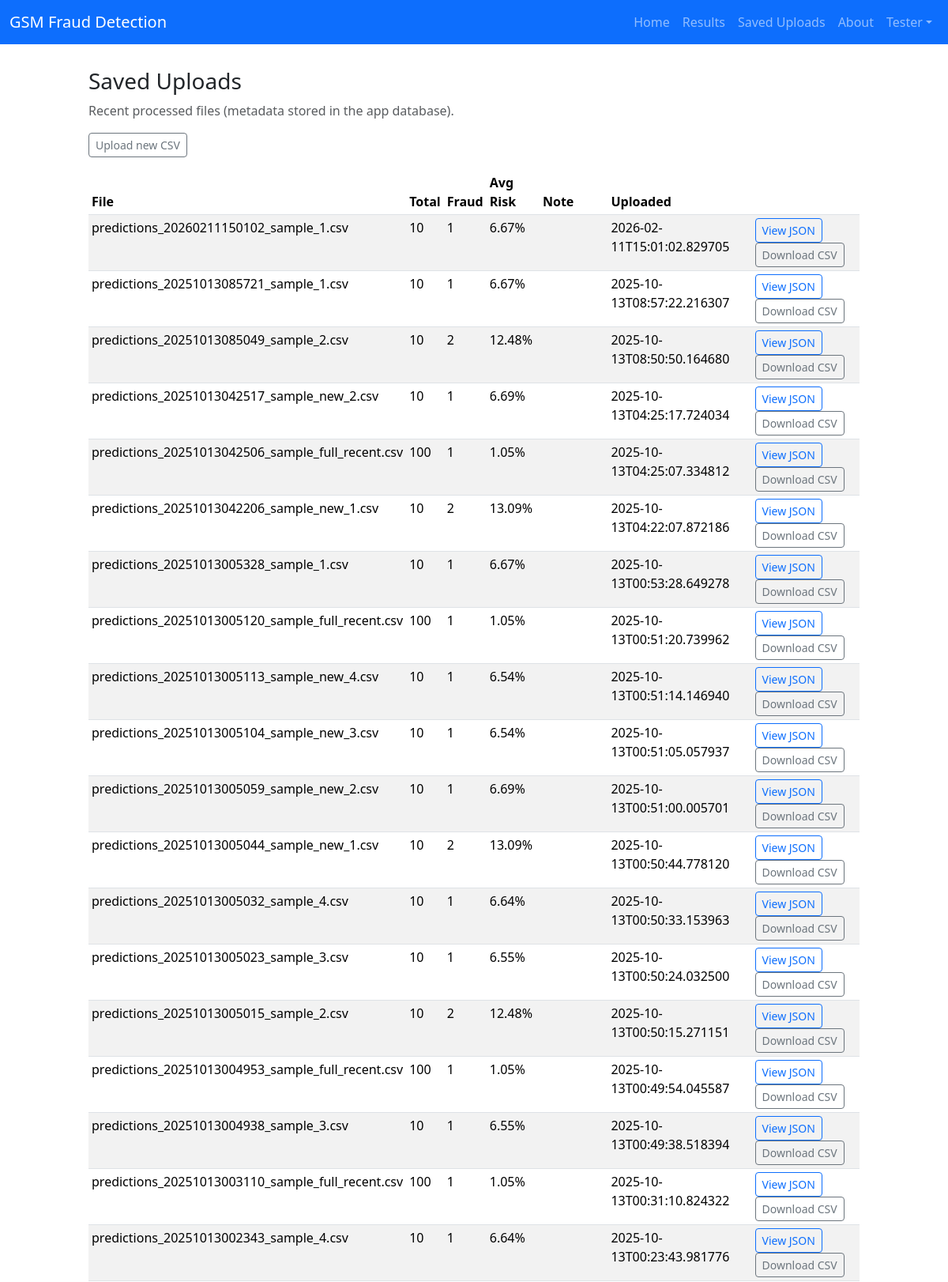
/uploads (signed in, upper part), run on the app's committed database.
### tables this page shows
CREATE TABLE users (
            id INTEGER PRIMARY KEY,
            email TEXT UNIQUE,
            password_hash TEXT,
            display_name TEXT,
            created_at TEXT
        );

CREATE TABLE uploads (
            id INTEGER PRIMARY KEY,
            results_file TEXT UNIQUE,
            save_path TEXT,
            total INTEGER,
            predicted_frauds INTEGER,
            legit_count INTEGER,
            avg_prob REAL,
            note TEXT,
            created_at TEXT
        );

### app.py (the view)
@app.route('/uploads')
def uploads_page():
    try:
        uploads = db_list_uploads(100)
    except Exception as e:
        uploads = []
        print('Warning: failed to list uploads:', e)
    return render_template('uploads.html', uploads=uploads)

### app.py (called while the page is built)
@app.before_request
def load_current_user():
    from flask import g
    g.user = None
    user_id = session.get('user_id')
    if user_id:
        try:
            g.user = get_user_by_id(user_id)
        except Exception:
            g.user = None

@app.context_processor
def inject_user():
    return {'current_user': g.get('user')}

### database.py (called while the page is built)
def get_conn():
    conn = sqlite3.connect(DB_PATH)
    conn.row_factory = sqlite3.Row
    return conn

def list_uploads(limit: int = 100):
    conn = get_conn()
    cur = conn.cursor()
    cur.execute('SELECT id, results_file, save_path, total, predicted_frauds, legit_count, avg_prob, note, created_at FROM uploads ORDER BY created_at DESC LIMIT ?', (limit,))
    rows = [dict(r) for r in cur.fetchall()]
    conn.close()
    return rows

def get_user_by_id(user_id: int):
    conn = get_conn()
    cur = conn.cursor()
    cur.execute('SELECT id, email, password_hash, display_name, created_at FROM users WHERE id = ?', (user_id,))
    r = cur.fetchone()
    conn.close()
    return dict(r) if r else None

### app/templates/uploads.html (shortened to what this page needs)
{% extends 'base.html' %}
{% block content %}
  <div class="py-3">
    <h3>Saved Uploads</h3>
    <p class="text-muted">Recent processed files (metadata stored in the app database).</p>
    <div class="mb-3">
      <a href="{{ url_for('home') }}" class="btn btn-outline-secondary btn-sm">Upload new CSV</a>
    </div>
    {% if uploads and uploads|length > 0 %}
      <div class="table-responsive">
        <table class="table table-sm table-striped">
          <thead>
            <tr>
              <th>File</th>
              <th>Total</th>
              <th>Fraud</th>
              <th>Avg Risk</th>
              <th>Note</th>
              <th>Uploaded</th>
              <th></th>
            </tr>
          </thead>
          <tbody>
            {% for u in uploads %}
              <tr>
                <td>{{ u.results_file }}</td>
                <td>{{ u.total }}</td>
                <td>{{ u.predicted_frauds }}</td>
                <td>{{ '%.2f'|format((u.avg_prob or 0) * 100) }}%</td>
                <td>{{ u.note or '' }}</td>
                <td>{{ u.created_at }}</td>
                <td>
                  <a href="{{ url_for('api_get_upload', results_file=u.results_file) }}" class="btn btn-sm btn-outline-primary">View JSON</a>
                  <a href="{{ url_for('download_upload', results_file=u.results_file) }}" class="btn btn-sm btn-outline-secondary">Download CSV</a>
                </td>
              </tr>
            {% endfor %}
          </tbody>
        </table>
      </div>
    {% else %}
      <p class="text-muted">No uploads recorded yet.</p>
    {% endif %}
  </div>
{% endblock %}

### app/templates/base.html (shortened to what this page needs)
<!doctype html>
<html lang="en">
  <head>
    <link href="https://cdn.jsdelivr.net/npm/bootstrap@5.3.2/dist/css/bootstrap.min.css" rel="stylesheet">
  </head>
  <body>
    <nav class="navbar navbar-expand-lg navbar-dark bg-primary fixed-top">
      <div class="container-fluid">
        <a class="navbar-brand" href="{{ url_for('home') }}">GSM Fraud Detection</a>
        <div class="collapse navbar-collapse" id="navbarNav">
          <ul class="navbar-nav ms-auto">
            <li class="nav-item"><a class="nav-link" href="{{ url_for('home') }}">Home</a></li>
            <li class="nav-item"><a class="nav-link" href="{{ url_for('results') }}?results_file=">Results</a></li>
            <li class="nav-item"><a class="nav-link" href="{{ url_for('uploads_page') }}">Saved Uploads</a></li>
            <li class="nav-item"><a class="nav-link" href="{{ url_for('home') }}#about">About</a></li>
            {% if current_user %}
              <li class="nav-item dropdown">
                <a class="nav-link dropdown-toggle" href="#" id="userMenu" role="button" data-bs-toggle="dropdown" aria-expanded="false">{{ current_user.display_name or current_user.email }}</a>
              </li>
            {% else %}
              <li class="nav-item"><a class="nav-link" href="{{ url_for('login') }}">Sign in</a></li>
              <li class="nav-item"><a class="nav-link" href="{{ url_for('register') }}">Register</a></li>
            {% endif %}
          </ul>
        </div>
      </div>
    </nav>
    <main class="container container-narrow">
      {% block content %}{% endblock %}
    </main>
  </body>
</html>

### app/templates/base.html (style rules this page uses)
body { padding-top: 70px; }
.container-narrow { max-width: 1000px; }

### data on the page
users: display_name "Tester"
uploads: results_file "predictions_20260211150102_sample_1.csv", total "10", predicted_frauds "1", (u.avg_probor0)*100 "6.67", created_at "2026-02-11T15:01:02.829705"
uploads: results_file "predictions_20251013085721_sample_1.csv", total "10", predicted_frauds "1", (u.avg_probor0)*100 "6.67", created_at "2025-10-13T08:57:22.216307"
uploads: results_file "predictions_20251013085049_sample_2.csv", total "10", predicted_frauds "2", (u.avg_probor0)*100 "12.48", created_at "2025-10-13T08:50:50.164680"
uploads: results_file "predictions_20251013042517_sample_new_2.csv", total "10", predicted_frauds "1", (u.avg_probor0)*100 "6.69", created_at "2025-10-13T04:25:17.724034"
uploads: results_file "predictions_20251013042506_sample_full_recent.csv", total "100", predicted_frauds "1", (u.avg_probor0)*100 "1.05", created_at "2025-10-13T04:25:07.334812"
uploads: results_file "predictions_20251013042206_sample_new_1.csv", total "10", predicted_frauds "2", (u.avg_probor0)*100 "13.09", created_at "2025-10-13T04:22:07.872186"
uploads: results_file "predictions_20251013005328_sample_1.csv", total "10", predicted_frauds "1", (u.avg_probor0)*100 "6.67", created_at "2025-10-13T00:53:28.649278"
uploads: results_file "predictions_20251013005120_sample_full_recent.csv", total "100", predicted_frauds "1", (u.avg_probor0)*100 "1.05", created_at "2025-10-13T00:51:20.739962"
uploads: results_file "predictions_20251013005113_sample_new_4.csv", total "10", predicted_frauds "1", (u.avg_probor0)*100 "6.54", created_at "2025-10-13T00:51:14.146940"
uploads: results_file "predictions_20251013005104_sample_new_3.csv", total "10", predicted_frauds "1", (u.avg_probor0)*100 "6.54", created_at "2025-10-13T00:51:05.057937"
uploads: results_file "predictions_20251013005059_sample_new_2.csv", total "10", predicted_frauds "1", (u.avg_probor0)*100 "6.69", created_at "2025-10-13T00:51:00.005701"
uploads: results_file "predictions_20251013005044_sample_new_1.csv", total "10", predicted_frauds "2", (u.avg_probor0)*100 "13.09", created_at "2025-10-13T00:50:44.778120"
uploads: results_file "predictions_20251013005032_sample_4.csv", total "10", predicted_frauds "1", (u.avg_probor0)*100 "6.64", created_at "2025-10-13T00:50:33.153963"
uploads: results_file "predictions_20251013005023_sample_3.csv", total "10", predicted_frauds "1", (u.avg_probor0)*100 "6.55", created_at "2025-10-13T00:50:24.032500"
uploads: results_file "predictions_20251013005015_sample_2.csv", total "10", predicted_frauds "2", (u.avg_probor0)*100 "12.48", created_at "2025-10-13T00:50:15.271151"
uploads: results_file "predictions_20251013004953_sample_full_recent.csv", total "100", predicted_frauds "1", (u.avg_probor0)*100 "1.05", created_at "2025-10-13T00:49:54.045587"
uploads: results_file "predictions_20251013004938_sample_3.csv", total "10", predicted_frauds "1", (u.avg_probor0)*100 "6.55", created_at "2025-10-13T00:49:38.518394"
uploads: results_file "predictions_20251013003110_sample_full_recent.csv", total "100", predicted_frauds "1", (u.avg_probor0)*100 "1.05", created_at "2025-10-13T00:31:10.824322"
uploads: results_file "predictions_20251013002343_sample_4.csv", total "10", predicted_frauds "1", (u.avg_probor0)*100 "6.64", created_at "2025-10-13T00:23:43.981776"
